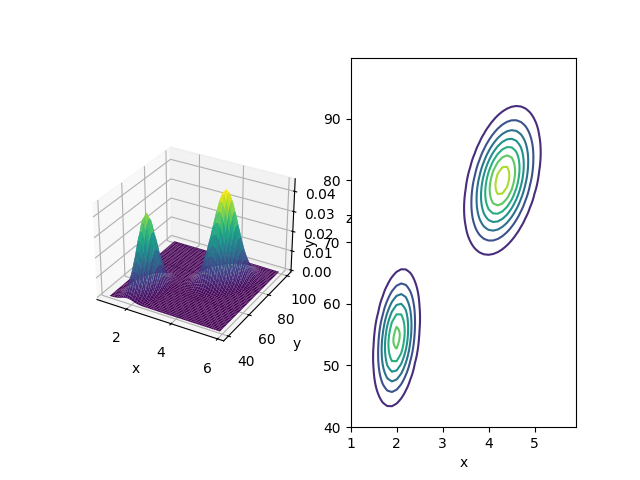

Here is the Python script that generated this plot:
import numpy as np
import matplotlib.pyplot as plt

# Gaussian Mixture Model (GMM) parameters
mus = np.array([[2.0, 54.50],
                [4.3, 80.0]])
covs = np.array([[[0.07, 0.44],
                  [0.44, 33.7]],
                 [[0.17, 0.94],
                  [0.94, 36.00 ]]])
phis = np.array([0.35, 0.65]) # probabilities for selecting each Gaussian

# Function to compute the multivariate normal distribution for each Gaussian Distribution in GMM
def multivariate_normal(x, mu, cov):
    det = np.linalg.det(cov)
    inv = np.linalg.inv(cov)
    d = len(x)
    z = 1 / np.sqrt((2 * np.pi) ** d * det)
    y = z * np.exp((x - mu).T @ inv @ (x - mu) / -2.0)
    return y
# Probability Density Function to compute the Gaussian Mixture Model
def gmm(x, phis, mus, covs):
    K = len(phis)
    y = 0
    for k in range(K):
        phi, mu, cov = phis[k], mus[k], covs[k]
        y += phi * multivariate_normal(x, mu, cov)
    return y

# plot
xs = np.arange(1, 6, 0.1)
ys = np.arange(40, 100, 0.1)
X, Y = np.meshgrid(xs, ys)
Z = np.zeros_like(X)

for i in range(X.shape[0]):
    for j in range(X.shape[1]):
        x = np.array([X[i, j], Y[i, j]])
        Z[i, j] = gmm(x, phis, mus, covs)

fig = plt.figure()
ax1 = fig.add_subplot(1, 2, 1, projection='3d')
ax1.set_xlabel('x')
ax1.set_ylabel('y')
ax1.set_zlabel('z')
ax1.plot_surface(X, Y, Z, cmap='viridis')

ax2 = fig.add_subplot(1, 2, 2)
ax2.set_xlabel('x')
ax2.set_ylabel('y')
ax2.contour(X, Y, Z)
plt.savefig('gmm.png')
plt.show()